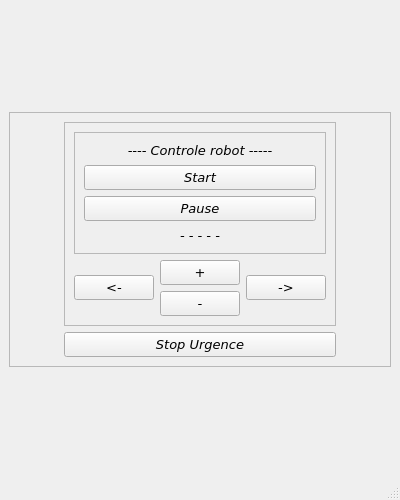
<?xml version="1.0" encoding="UTF-8"?>
<ui version="4.0">
 <class>MainWindow</class>
 <widget class="QMainWindow" name="MainWindow">
  <property name="geometry">
   <rect>
    <x>0</x>
    <y>0</y>
    <width>400</width>
    <height>500</height>
   </rect>
  </property>
  <property name="font">
   <font>
    <family>Verdana</family>
    <pointsize>10</pointsize>
    <italic>true</italic>
   </font>
  </property>
  <property name="windowTitle">
   <string>MainWindow</string>
  </property>
  <widget class="QWidget" name="centralwidget">
   <layout class="QGridLayout" name="gridLayout">
    <item row="3" column="0">
     <spacer name="verticalSpacer_2">
      <property name="orientation">
       <enum>Qt::Vertical</enum>
      </property>
      <property name="sizeHint" stdset="0">
       <size>
        <width>20</width>
        <height>40</height>
       </size>
      </property>
     </spacer>
    </item>
    <item row="0" column="0">
     <spacer name="verticalSpacer">
      <property name="orientation">
       <enum>Qt::Vertical</enum>
      </property>
      <property name="sizeHint" stdset="0">
       <size>
        <width>20</width>
        <height>40</height>
       </size>
      </property>
     </spacer>
    </item>
    <item row="1" column="0">
     <widget class="QFrame" name="frame">
      <property name="frameShape">
       <enum>QFrame::StyledPanel</enum>
      </property>
      <property name="frameShadow">
       <enum>QFrame::Raised</enum>
      </property>
      <layout class="QHBoxLayout" name="horizontalLayout">
       <item>
        <spacer name="horizontalSpacer">
         <property name="orientation">
          <enum>Qt::Horizontal</enum>
         </property>
         <property name="sizeHint" stdset="0">
          <size>
           <width>40</width>
           <height>20</height>
          </size>
         </property>
        </spacer>
       </item>
       <item>
        <layout class="QVBoxLayout" name="verticalLayout">
         <item>
          <widget class="QFrame" name="frame_4">
           <property name="frameShape">
            <enum>QFrame::StyledPanel</enum>
           </property>
           <property name="frameShadow">
            <enum>QFrame::Raised</enum>
           </property>
           <layout class="QVBoxLayout" name="verticalLayout_2">
            <item>
             <widget class="QFrame" name="frame_5">
              <property name="frameShape">
               <enum>QFrame::StyledPanel</enum>
              </property>
              <property name="frameShadow">
               <enum>QFrame::Raised</enum>
              </property>
              <layout class="QVBoxLayout" name="verticalLayout_3">
               <item>
                <widget class="QLabel" name="labelctrl">
                 <property name="text">
                  <string>---- Controle robot -----</string>
                 </property>
                 <property name="alignment">
                  <set>Qt::AlignCenter</set>
                 </property>
                </widget>
               </item>
               <item>
                <widget class="QPushButton" name="btnstart">
                 <property name="text">
                  <string>Start</string>
                 </property>
                </widget>
               </item>
               <item>
                <widget class="QPushButton" name="btnpause">
                 <property name="text">
                  <string>Pause</string>
                 </property>
                </widget>
               </item>
               <item>
                <widget class="QLabel" name="txtinfos">
                 <property name="text">
                  <string>- - - - -</string>
                 </property>
                 <property name="textFormat">
                  <enum>Qt::AutoText</enum>
                 </property>
                 <property name="alignment">
                  <set>Qt::AlignCenter</set>
                 </property>
                </widget>
               </item>
              </layout>
             </widget>
            </item>
            <item>
             <layout class="QHBoxLayout" name="horizontalLayout_4">
              <item>
               <widget class="QPushButton" name="btngauche">
                <property name="text">
                 <string>&lt;-</string>
                </property>
               </widget>
              </item>
              <item>
               <layout class="QVBoxLayout" name="verticalLayout_4">
                <item>
                 <widget class="QPushButton" name="btnplus">
                  <property name="text">
                   <string>+</string>
                  </property>
                 </widget>
                </item>
                <item>
                 <widget class="QPushButton" name="btnmoins">
                  <property name="text">
                   <string>-</string>
                  </property>
                 </widget>
                </item>
               </layout>
              </item>
              <item>
               <widget class="QPushButton" name="btndroite">
                <property name="text">
                 <string>-&gt;</string>
                </property>
               </widget>
              </item>
             </layout>
            </item>
           </layout>
          </widget>
         </item>
         <item>
          <widget class="QPushButton" name="btnstop">
           <property name="text">
            <string>Stop Urgence</string>
           </property>
          </widget>
         </item>
        </layout>
       </item>
       <item>
        <spacer name="horizontalSpacer_2">
         <property name="orientation">
          <enum>Qt::Horizontal</enum>
         </property>
         <property name="sizeHint" stdset="0">
          <size>
           <width>40</width>
           <height>20</height>
          </size>
         </property>
        </spacer>
       </item>
      </layout>
     </widget>
    </item>
   </layout>
  </widget>
  <widget class="QMenuBar" name="menubar">
   <property name="geometry">
    <rect>
     <x>0</x>
     <y>0</y>
     <width>400</width>
     <height>21</height>
    </rect>
   </property>
  </widget>
  <widget class="QStatusBar" name="statusbar"/>
 </widget>
 <resources/>
 <connections/>
</ui>
